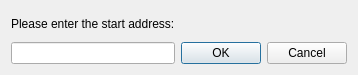
<?xml version="1.0" encoding="UTF-8"?>
<ui version="4.0">
 <class>StartAddressDialog</class>
 <widget class="QDialog" name="StartAddressDialog">
  <property name="geometry">
   <rect>
    <x>0</x>
    <y>0</y>
    <width>336</width>
    <height>75</height>
   </rect>
  </property>
  <property name="windowTitle">
   <string>Start address dialog</string>
  </property>
  <layout class="QGridLayout" name="gridLayout">
   <item row="0" column="0">
    <widget class="QLabel" name="label">
     <property name="text">
      <string>Please enter the start address:</string>
     </property>
    </widget>
   </item>
   <item row="0" column="1">
    <spacer name="horizontalSpacer">
     <property name="orientation">
      <enum>Qt::Horizontal</enum>
     </property>
     <property name="sizeHint" stdset="0">
      <size>
       <width>153</width>
       <height>20</height>
      </size>
     </property>
    </spacer>
   </item>
   <item row="1" column="0">
    <widget class="QLineEdit" name="addressLineEdit"/>
   </item>
   <item row="1" column="1">
    <widget class="QDialogButtonBox" name="buttonBox">
     <property name="orientation">
      <enum>Qt::Horizontal</enum>
     </property>
     <property name="standardButtons">
      <set>QDialogButtonBox::Cancel|QDialogButtonBox::Ok</set>
     </property>
    </widget>
   </item>
  </layout>
 </widget>
 <resources/>
 <connections>
  <connection>
   <sender>buttonBox</sender>
   <signal>accepted()</signal>
   <receiver>StartAddressDialog</receiver>
   <slot>accept()</slot>
   <hints>
    <hint type="sourcelabel">
     <x>248</x>
     <y>254</y>
    </hint>
    <hint type="destinationlabel">
     <x>157</x>
     <y>274</y>
    </hint>
   </hints>
  </connection>
  <connection>
   <sender>buttonBox</sender>
   <signal>rejected()</signal>
   <receiver>StartAddressDialog</receiver>
   <slot>reject()</slot>
   <hints>
    <hint type="sourcelabel">
     <x>316</x>
     <y>260</y>
    </hint>
    <hint type="destinationlabel">
     <x>286</x>
     <y>274</y>
    </hint>
   </hints>
  </connection>
 </connections>
</ui>
